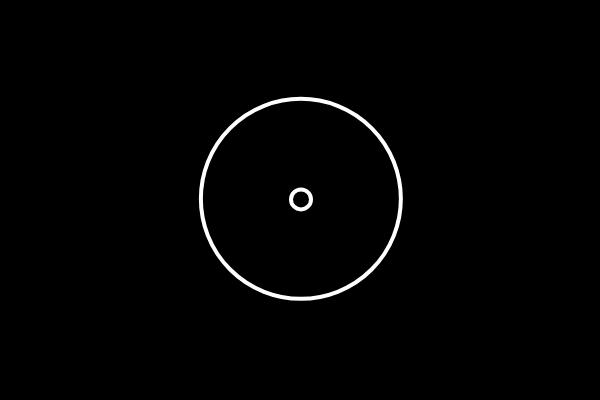
Frame 1 (no input)
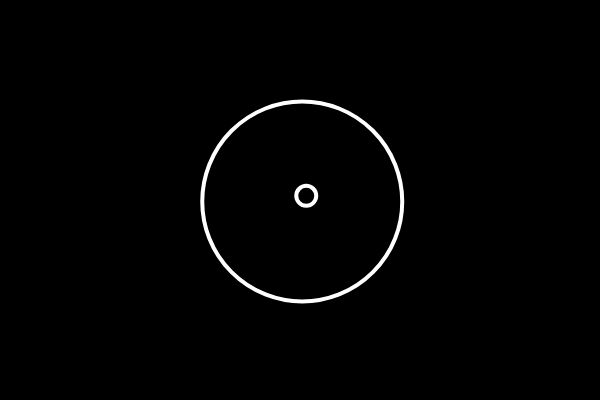
Frame 60 (no input)
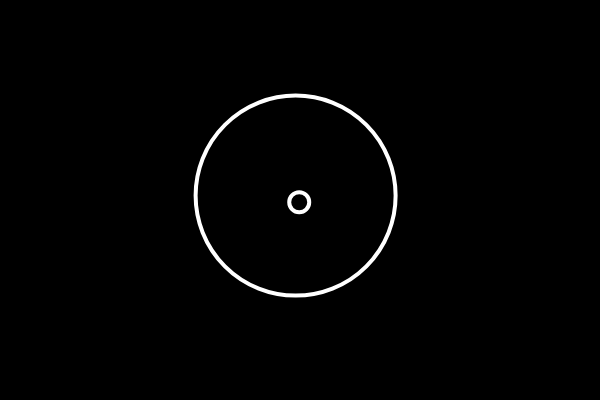
Frame 120 (the mouse pressed at the canvas centre since frame 60)

The p5.js sketch that drew these frames (run headless with seeded random() and noise() and a simulated clock; from frame 60 on, the mouse is pressed at the canvas centre):

// p5.js sketch
// ── sketch.js
// https://editor.p5js.org/jht1493/sketches/v8N8pF3Yy
// intro to class

let bubble1;
let bubble2;

function setup() {
  createCanvas(600, 400);
  // new operator to create an instance on a class
  // makes a call to the constructor
  //   constructor(x, y, r)
  let x = width / 2;
  let y = height / 2;
  bubble1 = new Bubble(x, y, 10);
  bubble2 = new Bubble(x, y, 20);

  // change properties on a instance
  bubble1.r = 200;
}

function draw() {
  background(0);
  // call run method for each instance of the bubble
  bubble1.run();
  bubble2.run();
}

// Defining a class
class Bubble {
  // creating instance must be called constructor
  constructor(x, y, r) {
    this.x = x;
    this.y = y;
    this.r = r;
  }

  // run method calls other methods to do it's job
  run() {
    this.move();
    this.show();
  }

  // methods or functions
  // method_name( param1, param2 ... )
  move() {
    this.x = this.x + random(-2, 2);
    this.y = this.y + random(-2, 2);
  }

  show() {
    stroke(255);
    strokeWeight(4);
    noFill();
    ellipse(this.x, this.y, this.r, this.r);
  }
}

// Classes in JavaScript with ES6
// Code! Programming with p5.js
// The Coding Train / Daniel Shiffman
// https://thecodingtrain.com/beginners/p5js/6.2-classes.html
// https://youtu.be/T-HGdc8L-7w
// https://editor.p5js.org/codingtrain/sketches/qi7N4LWq
